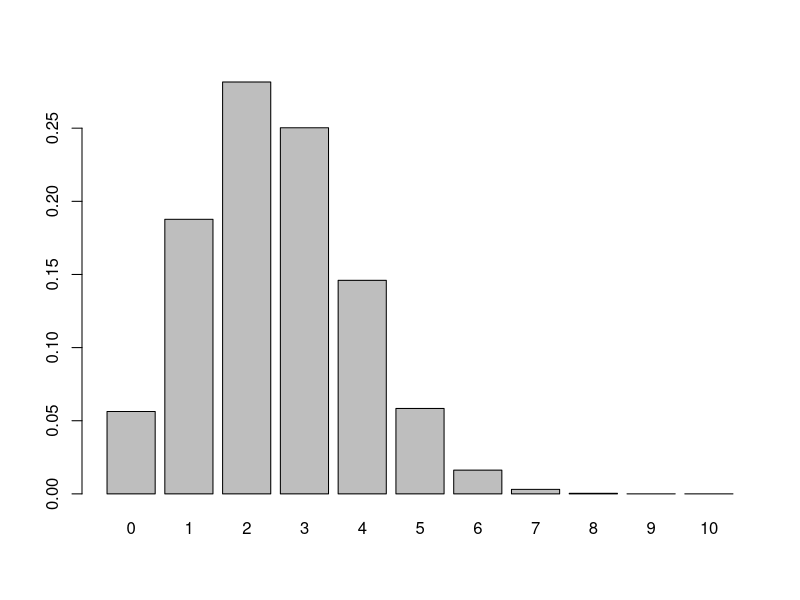
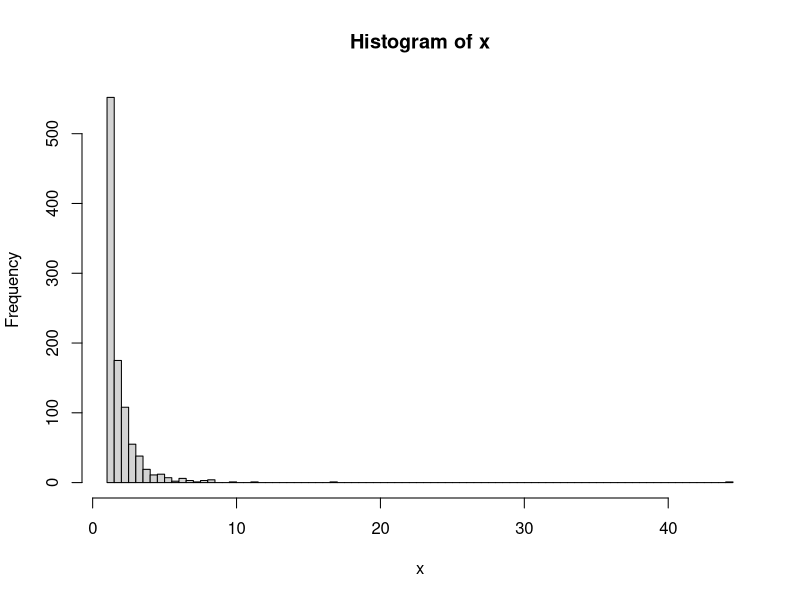
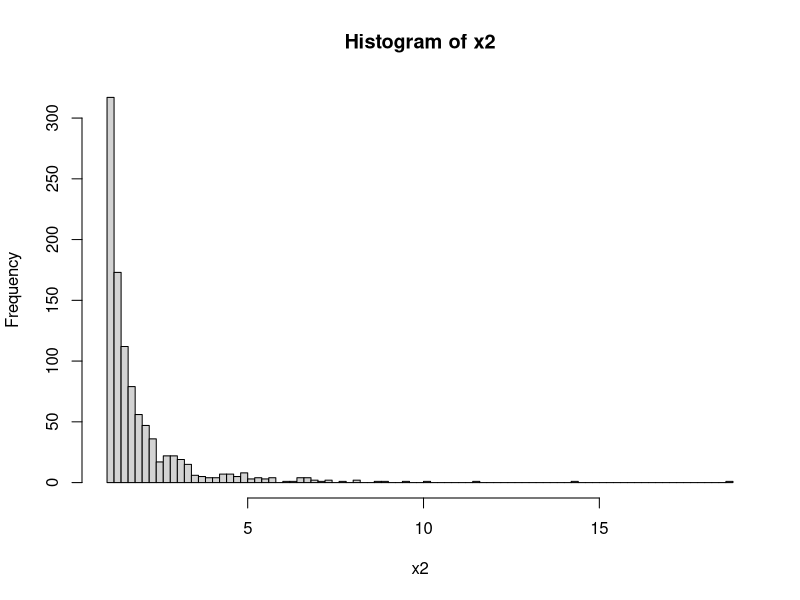
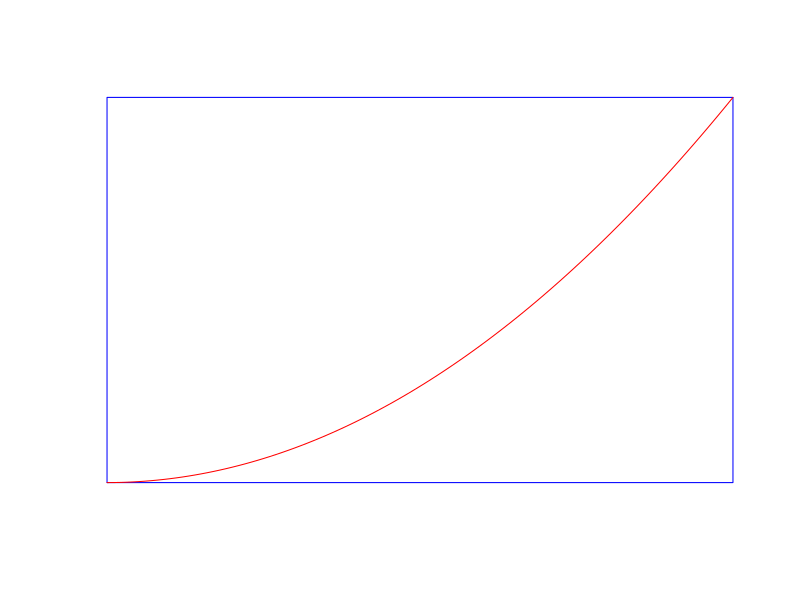
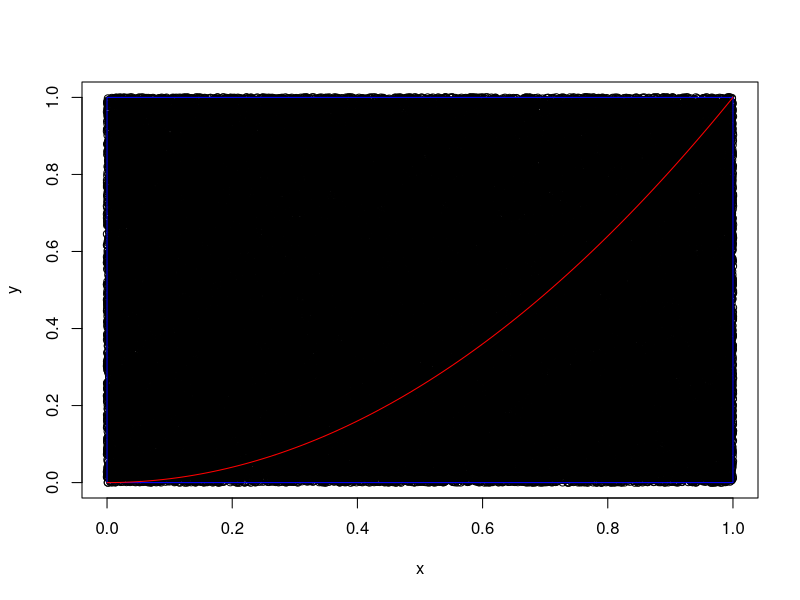
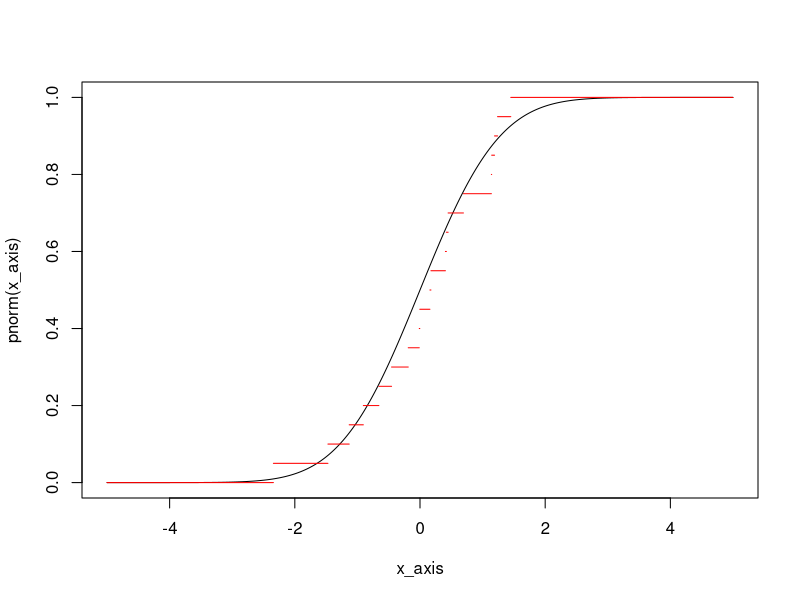

Reproduce these figures in R, in order.
# Exercise 3.4


# Bin(10,0.25)
x <- 0:10
y <- dbinom(x, 10, 0.25)
barplot(y, names.arg = x)

# since the chance of success is low, the probability of getting 10 wins is really low, while getting none is bigger.
# if chance is .5, then the plot will be symmetric

#Exercise 3.8   

ppois(20,15)

ppois(20,15) - ppois(9,15)

qpois(0.8, 15)

# Have to look into these things, quantiles whatevs


# Exercise 3.5
# alpha equal to 2

u <- runif(1000) # uniform distribution 
x <- (1/(1-u))^(1/2) #sqrt de ordin alpha = 2
# calculus for this thing on paper, found random sample of certain thign
hist(x, breaks = 100)

x2 <- (1/(u))^(1/2)
hist(x2, breaks = 100)


# Exercise 3.6

plot.new()
rect(0,0,1,1,border = "blue")
x_axis<-seq(0,1,0.01)
lines(x_axis,x_axis^2, col = "red")

x <- runif(100000)
y <- runif(100000)
plot(x, y)
rect(0,0,1,1,border = "blue")
x_axis<-seq(0,1,0.01)
lines(x_axis,x_axis^2, col = "red")
sum(y < x^2) / length(x)



# Exercise 4.1

x_axis = seq(-5,5,0.01)
plot(x_axis, pnorm(x_axis), type = "l")

x <- rnorm(20)
x <- sort(x)
step <- 1/length(x)
x1 <- c(-5, rep(x, each = 2),5)
y <- seq(0,1,step)
for (i in 1:length(y)) {
  
  lines(x1[c(2*i-1,2*i)], c(y[i], y[i]), col="red")
  
  
  
}
